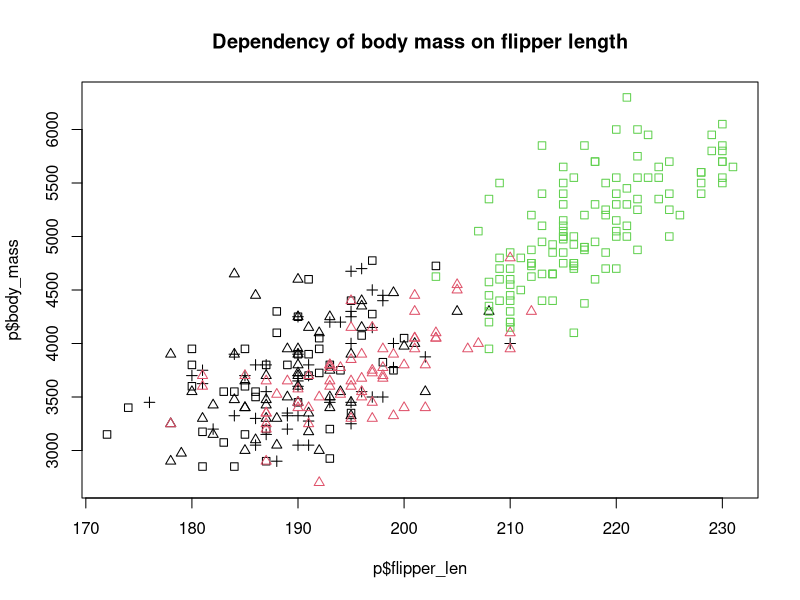
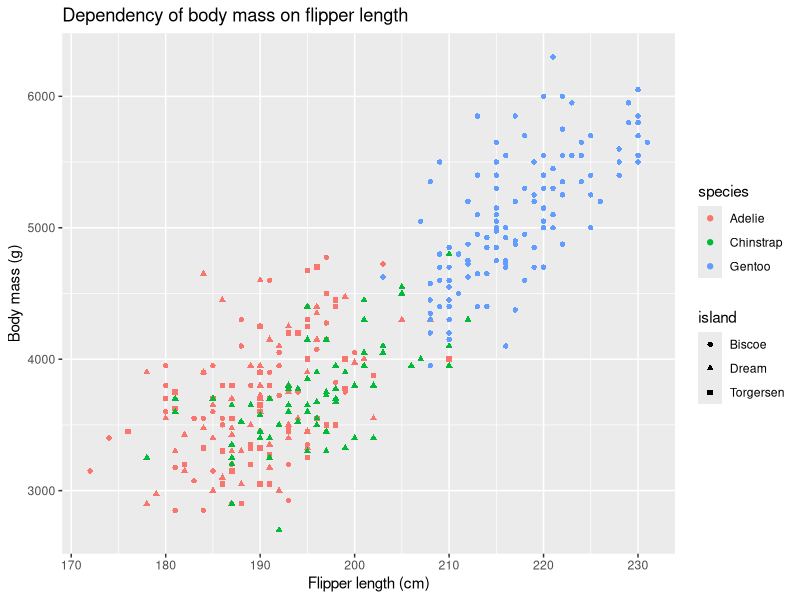

Here is the R script that generated these plots, in order:
getwd()
install.packages("palmerpenguins")
p <- penguins
View(p)
table(p$island)
p$species <-factor(p$species)

plot(x = p$flipper_len, y = p$body_mass,
     main = "Dependency of body mass on flipper length",
     pch = c(0, 2, 3)[as.integer(p$island)],
     col = p$species)
#ggplot2
install.packages("ggplot2")
library(ggplot2)

ggplot(data = p, aes(x = flipper_len,
                     y = body_mass,
                     col = species,
                     shape = island)) +
  geom_point() +
  labs(title = "Dependency of body mass on flipper length",
       x = "Flipper length (cm)",
       y = "Body mass (g)")
